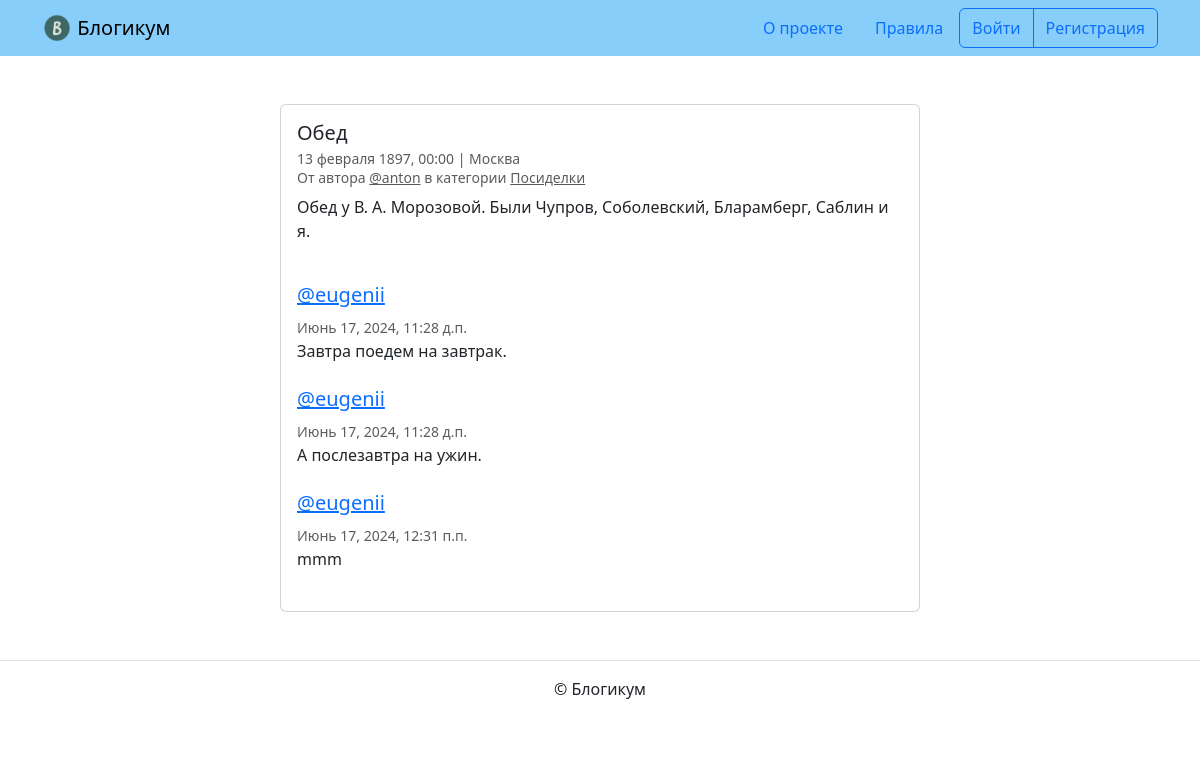
The app's page /posts/1/ with its own data.
### blog/models.py (models this page shows)
class BaseModel(models.Model):
    is_published = models.BooleanField(
        default=True,
        verbose_name='Опубликовано',
        help_text='Снимите галочку, чтобы скрыть публикацию.'
    )
    class Meta:
        abstract = True
        ordering = ['-pub_date']

class Post(BaseModel):
    title = models.CharField(max_length=max_length, verbose_name='Заголовок')
    text = models.TextField(verbose_name='Текст')
    pub_date = models.DateTimeField(
        verbose_name='Дата и время публикации',
        help_text=(
            'Если установить дату и время в будущем — '
            'можно делать отложенные публикации.'
        )
    )
    author = models.ForeignKey(
        User,
        on_delete=models.CASCADE,
        verbose_name='Автор публикации'
    )
    location = models.ForeignKey(
        Location,
        on_delete=models.SET_NULL,
        null=True,
        blank=True,
        verbose_name='Местоположение'
    )
    category = models.ForeignKey(
        Category,
        on_delete=models.SET_NULL,
        null=True,
        verbose_name='Категория'
    )
    created_at = models.DateTimeField(
        auto_now_add=True,
        verbose_name='Добавлено'
    )
    image = models.ImageField(
        'Изображение',
        upload_to='blog_images',
        blank=True
    )
    class Meta:
        verbose_name = 'публикация'
        verbose_name_plural = 'Публикации'

class Location(BaseModel):
    name = models.CharField(
        max_length=max_length,
        verbose_name='Название места'
    )
    created_at = models.DateTimeField(
        auto_now_add=True,
        verbose_name='Добавлено'
    )
    class Meta:
        verbose_name = 'местоположение'
        verbose_name_plural = 'Местоположения'

class Category(BaseModel):
    title = models.CharField(max_length=max_length, verbose_name='Заголовок')
    description = models.TextField(verbose_name='Описание')
    slug = models.SlugField(
        unique=True,
        verbose_name='Идентификатор',
        help_text=(
            'Идентификатор страницы для URL; '
            'разрешены символы латиницы, цифры, дефис и подчёркивание.'
        )
    )
    created_at = models.DateTimeField(
        auto_now_add=True,
        verbose_name='Добавлено'
    )
    class Meta:
        verbose_name = 'категория'
        verbose_name_plural = 'Категории'

class Comment(models.Model):
    text = models.TextField('Текст комментария')
    post = models.ForeignKey(
        Post,
        on_delete=models.CASCADE,
        related_name='comments',
    )
    created_at = models.DateTimeField(auto_now_add=True)
    author = models.ForeignKey(User, on_delete=models.CASCADE)
    class Meta:
        ordering = ('created_at',)

### blog/views.py (the view)
# urls.py: path('posts/<int:pk>/', views.post_detail, name='post_detail'),
def post_detail(request, pk):
    template_name = 'blog/detail.html'
    post = get_object_or_404(
        Post,
        pub_date__lt=datetime.now(),
        is_published=True,
        category__is_published=True,
        pk=pk
    )
    form = CommentForm(request.POST)
    comment = Comment.objects.filter(post__pk=pk).order_by('created_at')
    context = {
        'post': post,
        'user': request.user,
        'form': form,
        'comments': comment,
    }
    return render(request, template_name, context)

### templates/blog/detail.html (shortened to what this page needs)
{% extends "base.html" %}
{% block content %}
  <div class="col d-flex justify-content-center">
    <div class="card" style="width: 40rem;">
      <div class="card-body">
        <h5 class="card-title">{{ post.title }}</h5>
        <h6 class="card-subtitle mb-2 text-muted">
          <small>
            {{ post.pub_date|date:"d E Y, H:i" }} | {% if post.location and post.location.is_published %}{{ post.location.name }}{% else %}Планета Земля{% endif %}<br>
            От автора <a class="text-muted" href="{% url 'blog:profile' post.author.username %}">@{{ post.author.username }}</a> в
            категории {% include "includes/category_link.html" %}
          </small>
        </h6>
        <p class="card-text">{{ post.text|linebreaksbr }}</p>
        {% include "includes/comments.html" %}
      </div>
    </div>
  </div>
{% endblock %}

### templates/includes/category_link.html
<a class="text-muted" href="{% url 'blog:category_posts' post.category.slug %}">
  {{ post.category.title }}
</a>

### templates/includes/comments.html (shortened to what this page needs)
{% if user.is_authenticated %}
  {% load django_bootstrap5 %}
{% endif %}
<br>
{% for comment in comments %}
  <div class="media mb-4">
    <div class="media-body">
      <h5 class="mt-0">
        <a href="{% url 'blog:profile' comment.author.username %}" name="comment_{{ comment.id }}">
          @{{ comment.author.username }}
        </a>
      </h5>
      <small class="text-muted">{{ comment.created_at }}</small>
      <br>
      {{ comment.text|linebreaksbr }}
    </div>
  </div>
{% endfor %}

### records on screen
Post: title "Обед", pub_date "13 февраля 1897, 00:00", location.name "Москва", author.username "anton", category "Посиделки", text "Обед у В. А. Морозовой. Были Чупров, Соболевский, Бларамберг, Саблин и я."
Comment: author.username "eugenii", created_at "Июнь 17, 2024, 11:28 д.п.", text "Завтра поедем на завтрак."
Comment: author.username "eugenii", created_at "Июнь 17, 2024, 11:28 д.п.", text "А послезавтра на ужин."
Comment: author.username "eugenii", created_at "Июнь 17, 2024, 12:31 п.п.", text "mmm"
